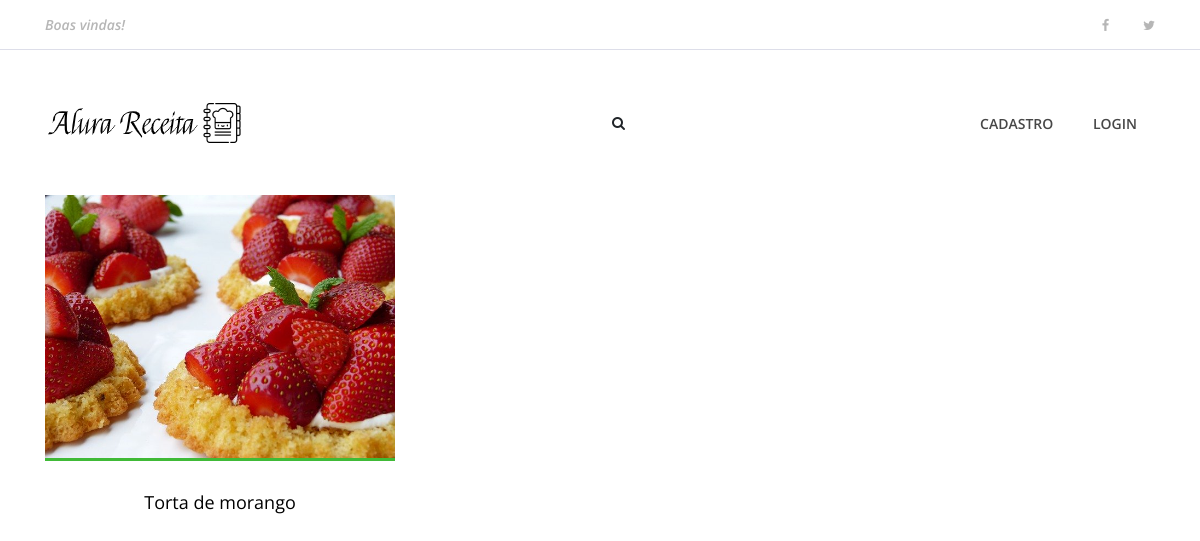
The app's page /busca, older data.
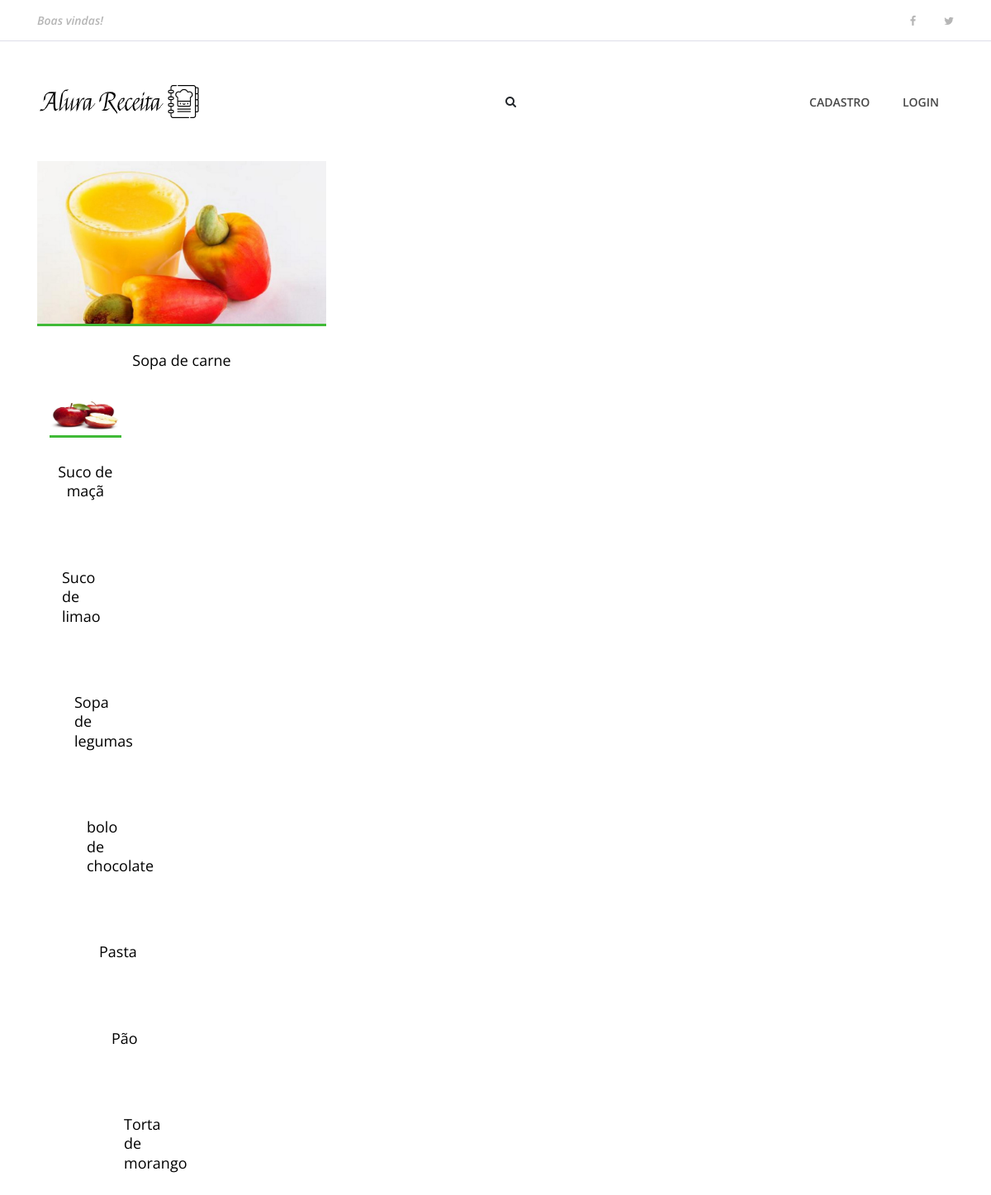
The same page, newer data.
### AlexReceitas/apps/Receitas/models.py (models this page shows, shortened)
class Receita(models.Model):
    pessoa=models.ForeignKey(User, on_delete=models.CASCADE)
    nome_receita=models.CharField(max_length=200)
    ingredientes=models.TextField(default='')
    modo_preparo= models.TextField(default='')
    tempo_preparo=models.IntegerField(default=0)
    rendimento=models.CharField(max_length=100)
    categoria=models.CharField(max_length=100)
    date_receita=models.DateTimeField(default=datetime.now, blank=True)
    foto_receita=models.ImageField(upload_to='fotos/%d/%m/%Y',blank=True, null=True, default='0')
    publicada=models.BooleanField(default=False )

### AlexReceitas/apps/Receitas/views/busca.py (the view)
# urls.py: path('busca', buscar, name='buscar'),
def buscar(request):
    lista_receitas=Receita.objects.order_by( '-date_receita').filter(publicada=True)
    if 'buscar' in request.GET:
        nome_a_buscar=request.GET['buscar']
        if buscar:
            lista_receitas=lista_receitas.filter(nome_receita__icontains=nome_a_buscar)
    dados={
        'receitas':lista_receitas
    }
    return render(request, 'receitas/buscar.html', dados)

### Templates/receitas/buscar.html (shortened to what this page needs)
{% extends 'base.html' %}
{% load static %}
{% block content %}
<body>
    {% include 'partials/_menu.html' %}
    <section class="best-receipe-area">
        <div class="container">
            <div class="row">
                {% if receitas %}
                {% for receita in receitas %}
                <div class="col-12 col-sm-6 col-lg-4">
                    <div class="single-best-receipe-area mb-30">
                        <div>
                        {% if receita.foto_receita == '0'%}
                            <img src="{% static 'img/bg-img/foto_receita.png'%}" alt="">
                        {% else %}
                            <img src="{{receita.foto_receita.url}}" alt="">
                        {% endif %}
                            <div class="receipe-content">
                            <a href="{% url 'receita' receita.id %}">
                                <h5>{{receita.nome_receita}}</h5>
                            </a>
                        </div>
                    </div>
                </div>
                {% endfor %}
                {% else %}
                    <p>Receita não encontrada</p>
                {% endif %}
            </div>
        </div>
    </section>
{% endblock %}

Row changes from the older to the newer data that the page shows:
added Receita: foto_receita (picture), nome_receita "Sopa de carne"
added Receita: foto_receita (picture), nome_receita "Suco de maçã"
added Receita: nome_receita "Suco de limao"
added Receita: nome_receita "Sopa de legumas"
added Receita: nome_receita "bolo de chocolate"
now on this page (row edited): Receita: nome_receita "Pasta"
now on this page (row edited): Receita: nome_receita "Pão"
changed Receita "Torta de morango": foto_receita: picture removed
